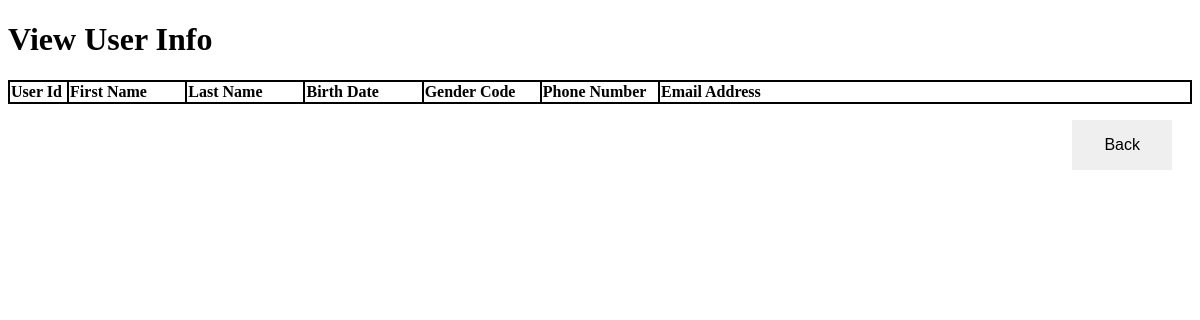
Before: /Admin_View_User_Info_Page.php with the older database file.
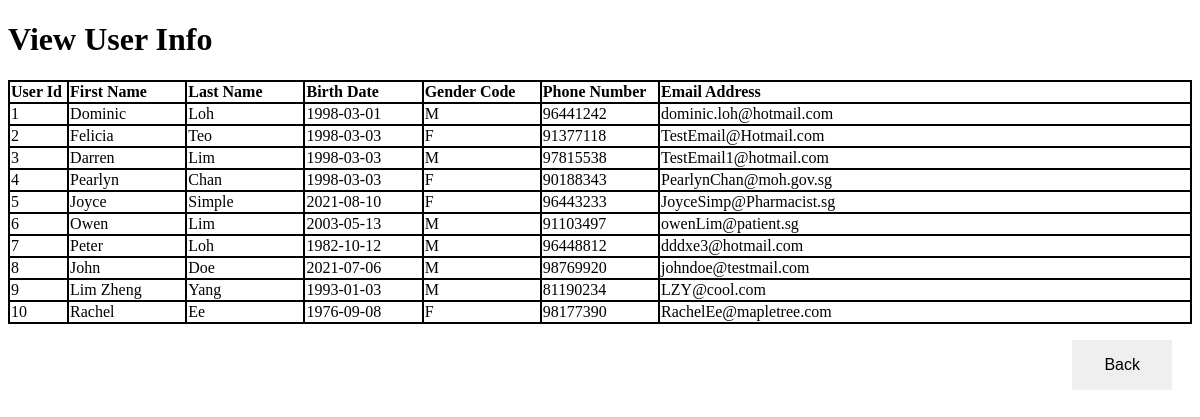
After: the same page with the newer database file.
### tables this page shows
CREATE TABLE `userinfo` (
  `UserId` int(11) NOT NULL,
  `FirstName` char(30) NOT NULL,
  `LastName` char(30) NOT NULL,
  `BirthDate` date NOT NULL,
  `GenderCode` char(3) NOT NULL,
  `PhoneNumber` char(30) NOT NULL,
  `EmailAddress` char(30) NOT NULL,
  `CreatedDateTime` datetime DEFAULT current_timestamp()
);

### UserInfo.php (called while the page is built, shortened)
<?php
class UserInfo{
	function view()
    {
        $TableName = "userinfo";
        $conn = mysqli_connect("localhost","root","","csit314");
        $sql = "SELECT * FROM $TableName";
        $qRes = @mysqli_query($conn, $sql);
        if($qRes === FALSE)
        {
            echo "<p>* Unable to search. Error code " . mysqli_errno($conn). " : " . mysqli_error($conn);
            return $userinformation = array("","","","","","");
        }
        else
        {
            $userinformation=array();
            while (($Row = mysqli_fetch_assoc($qRes)) != FALSE)
            {
                if(empty($userinformation))
                {
                    array_push($userinformation,$Row);
                }
                else array_push($userinformation,$Row);
            }
            return $userinformation;
        }
	}
}
?>

### UserInfoController.php (called while the page is built, shortened)
<?php
include_once("UserInfo.php");
class UserInfoController
{
	function viewUserInfo()
	{
		$UserInfo = new UserInfo();
		$userinformation = $UserInfo->view();
		return $userinformation;
	}
}
?>

### Admin_View_User_Info_Page.php (the view, shortened to what this page needs)
<?php
include_once("UserInfoController.php");
?>
<!DOCTYPE html>
<html>
<head>
	<link rel="stylesheet" href="stylesheet.css">
</head>
<body>
<h1>View User Info</h1>
<table class="table table-bordered table-striped" style="text-align:left;" width="100%" cellspacing="0">
		<thead>
			<tr>
				<th width="5%">User Id</th>
                <th width="10%">First Name</th>
				<th width="10%">Last Name</th>
                <th width="10%">Birth Date</th>
                <th width="10%">Gender Code</th>
                <th width="10%">Phone Number</th>
                <th>Email Address</th>
			</tr>
		</thead>
		<tbody>
		<?php
					$UserControl = new UserInfoController();
					$userinformation = $UserControl->viewUserInfo();
                    for($i = 0; $i < count($userinformation); $i++) {
                        echo "<tr>";
                        echo "<td>" . $userinformation[$i]['UserId'] . "</td>";
                        echo "<td>" . $userinformation[$i]['FirstName'] . "</td>";
                        echo "<td>" . $userinformation[$i]['LastName'] . "</td>";
                        echo "<td>" . $userinformation[$i]['BirthDate'] . "</td>";
                        echo "<td>" . $userinformation[$i]['GenderCode'] . "</td>";
                        echo "<td>" . $userinformation[$i]['PhoneNumber'] . "</td>";
                        echo "<td>" . $userinformation[$i]['EmailAddress'] . "</td>";
                        echo "</tr>";
                      }
         ?>
		</tbody>
</table>
<p><a href="Admin_Main_Page.php"><button class="button" style="float: right; margin:0 20px 0 0;">Back</button></a></p>
</body>
</html>

### stylesheet.css (style rules this page uses)
.button { border: none; color: white; padding: 16px 32px; text-align: center; text-decoration: none; display: inline-block; font-size: 16px; margin: 4px 2px; transition-duration: 0.4s; cursor: pointer; }
table, th, td { border:1px solid black; }
.button { border: none; color: black; padding: 16px 32px; text-align: center; text-decoration: none; display: inline-block; font-size: 16px; margin: 4px 2px; transition-duration: 0.4s; cursor: pointer; }

Changed rows visible on the page:
added userinfo: UserId "1", FirstName "Dominic", LastName "Loh", BirthDate "1998-03-01", GenderCode "M", PhoneNumber "96441242", EmailAddress "dominic.loh@hotmail.com"
added userinfo: UserId "2", FirstName "Felicia", LastName "Teo", BirthDate "1998-03-03", GenderCode "F", PhoneNumber "91377118", EmailAddress "TestEmail@Hotmail.com"
added userinfo: UserId "3", FirstName "Darren", LastName "Lim", BirthDate "1998-03-03", GenderCode "M", PhoneNumber "97815538", EmailAddress "TestEmail1@hotmail.com"
added userinfo: UserId "4", FirstName "Pearlyn", LastName "Chan", BirthDate "1998-03-03", GenderCode "F", PhoneNumber "90188343", EmailAddress "PearlynChan@moh.gov.sg"
added userinfo: UserId "5", FirstName "Joyce", LastName "Simple", BirthDate "2021-08-10", GenderCode "F", PhoneNumber "96443233", EmailAddress "JoyceSimp@Pharmacist.sg"
added userinfo: UserId "6", FirstName "Owen", LastName "Lim", BirthDate "2003-05-13", GenderCode "M", PhoneNumber "91103497", EmailAddress "owenLim@patient.sg"
added userinfo: UserId "7", FirstName "Peter", LastName "Loh", BirthDate "1982-10-12", GenderCode "M", PhoneNumber "96448812", EmailAddress "dddxe3@hotmail.com"
added userinfo: UserId "8", FirstName "John", LastName "Doe", BirthDate "2021-07-06", GenderCode "M", PhoneNumber "98769920", EmailAddress "johndoe@testmail.com"
added userinfo: UserId "9", FirstName "Lim Zheng", LastName "Yang", BirthDate "1993-01-03", GenderCode "M", PhoneNumber "81190234", EmailAddress "LZY@cool.com"
added userinfo: UserId "10", FirstName "Rachel", LastName "Ee", BirthDate "1976-09-08", GenderCode "F", PhoneNumber "98177390", EmailAddress "RachelEe@mapletree.com"
